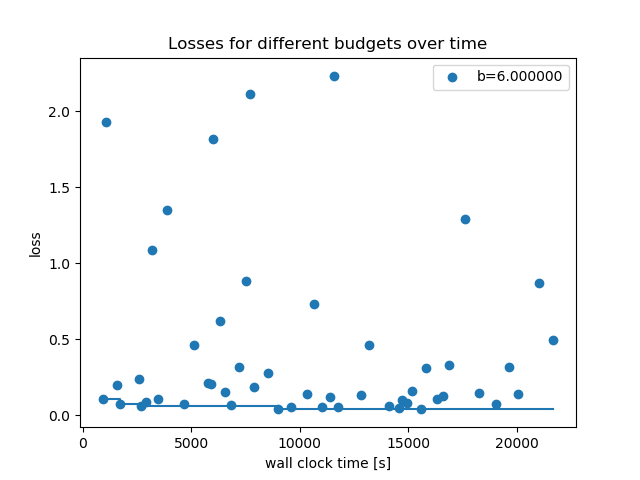

Write Python code to recreate this figure.
import logging

logging.basicConfig(level=logging.WARNING)

import hpbandster.core.nameserver as hpns

from hpbandster.optimizers import RandomSearch

import ConfigSpace as CS
import ConfigSpace.hyperparameters as CSH
from hpbandster.core.worker import Worker
import argparse

from cnn_mnist import mnist
from cnn_mnist import train_and_validate
from cnn_mnist import test


class MyWorker(Worker):

    def __init__(self, *args, **kwargs):
        super().__init__(*args, **kwargs)
        self.x_train, self.y_train, self.x_valid, self.y_valid, self.x_test, self.y_test = mnist("./")

    def compute(self, config, budget, **kwargs):
        """
        Evaluates the configuration on the defined budget and returns the validation performance.

        Args:
            config: dictionary containing the sampled configurations by the optimizer
            budget: (float) amount of time/epochs/etc. the model can use to train
        Returns:
            dictionary with mandatory fields:
                'loss' (scalar)
                'info' (dict)
        """
        lr = config["learning_rate"]
        num_filters = config["num_filters"]
        batch_size = config["batch_size"]
        filter_size = config["filter_size"]

        epochs = budget

        # train and validate your convolutional neural networks here
        res = train_and_validate(
                self.x_train, self.y_train, self.x_valid, self.y_valid,
                epochs, lr, num_filters, batch_size, filter_size)

        # We minimize so make sure you return the validation error here
        return ({
            'loss': res[0][-1], # validation_error, this is the a mandatory field to run hyperband
            'info': {}  # can be used for any user-defined information - also mandatory
        })

    @staticmethod
    def get_configspace():
        config_space = CS.ConfigurationSpace()

        # Implement configuration space here.
        # See https://github.com/automl/HpBandSter/blob/master/hpbandster/examples/example_5_keras_worker.py for an example

        lr = CSH.UniformFloatHyperparameter('learning_rate', lower=1e-4, upper=1e-1, default_value='1e-3', log=True)
        batch_size = CSH.UniformIntegerHyperparameter('batch_size', lower=16, upper=128, default_value=128, log=True)
        num_filters = CSH.UniformIntegerHyperparameter('num_filters', lower=8, upper=64, default_value=32, log=True)
        filter_size = CSH.CategoricalHyperparameter('filter_size', [3, 4, 5])

        config_space.add_hyperparameters([lr, batch_size, num_filters, filter_size])

        return config_space


parser = argparse.ArgumentParser(description='Example 1 - sequential and local execution.')
parser.add_argument('--budget', type=float,
                    help='Maximum budget used during the optimization, i.e the number of epochs.', default=12)
parser.add_argument('--n_iterations', type=int, help='Number of iterations performed by the optimizer', default=20)
args = parser.parse_args()

# Step 1: Start a nameserver
# Every run needs a nameserver. It could be a 'static' server with a
# permanent address, but here it will be started for the local machine with the default port.
# The nameserver manages the concurrent running workers across all possible threads or clusternodes.
# Note the run_id argument. This uniquely identifies a run of any HpBandSter optimizer.
NS = hpns.NameServer(run_id='example1', host='127.0.0.1', port=None)
NS.start()

# Step 2: Start a worker
# Now we can instantiate a worker, providing the mandatory information
# Besides the sleep_interval, we need to define the nameserver information and
# the same run_id as above. After that, we can start the worker in the background,
# where it will wait for incoming configurations to evaluate.
w = MyWorker(nameserver='127.0.0.1', run_id='example1')
w.run(background=True)

# Step 3: Run an optimizer
# Now we can create an optimizer object and start the run.
# Here, we run RandomSearch, but that is not essential.
# The run method will return the `Result` that contains all runs performed.

rs = RandomSearch(configspace=w.get_configspace(),
                  run_id='example1', nameserver='127.0.0.1',
                  min_budget=int(args.budget), max_budget=int(args.budget))
res = rs.run(n_iterations=args.n_iterations)

# Step 4: Shutdown
# After the optimizer run, we must shutdown the master and the nameserver.
rs.shutdown(shutdown_workers=True)
NS.shutdown()

# Step 5: Analysis
# Each optimizer returns a hpbandster.core.result.Result object.
# It holds information about the optimization run like the incumbent (=best) configuration.
# For further details about the Result object, see its documentation.
# Here we simply print out the best config and some statistics about the performed runs.
id2config = res.get_id2config_mapping()
incumbent = res.get_incumbent_id()
best_conf = id2config[incumbent]['config']

print('Best found configuration:', best_conf)


# Plots the performance of the best found validation error over time
all_runs = res.get_all_runs()
# Let's plot the observed losses grouped by budget,
import hpbandster.visualization as hpvis

hpvis.losses_over_time(all_runs)

import matplotlib.pyplot as plt
plt.savefig("random_search.png")

# retrain the best configuration (called incumbent) and compute the test error
learning_curve, model = train_and_validate(
        w.x_train, w.y_train, w.x_valid, w.y_valid, 12,
        best_conf['learning_rate'], best_conf['num_filters'], best_conf['batch_size'], best_conf['filter_size'])
test_error = test(w.x_test, w.y_test, model)
print("Test error using best configurations:", test_error)
